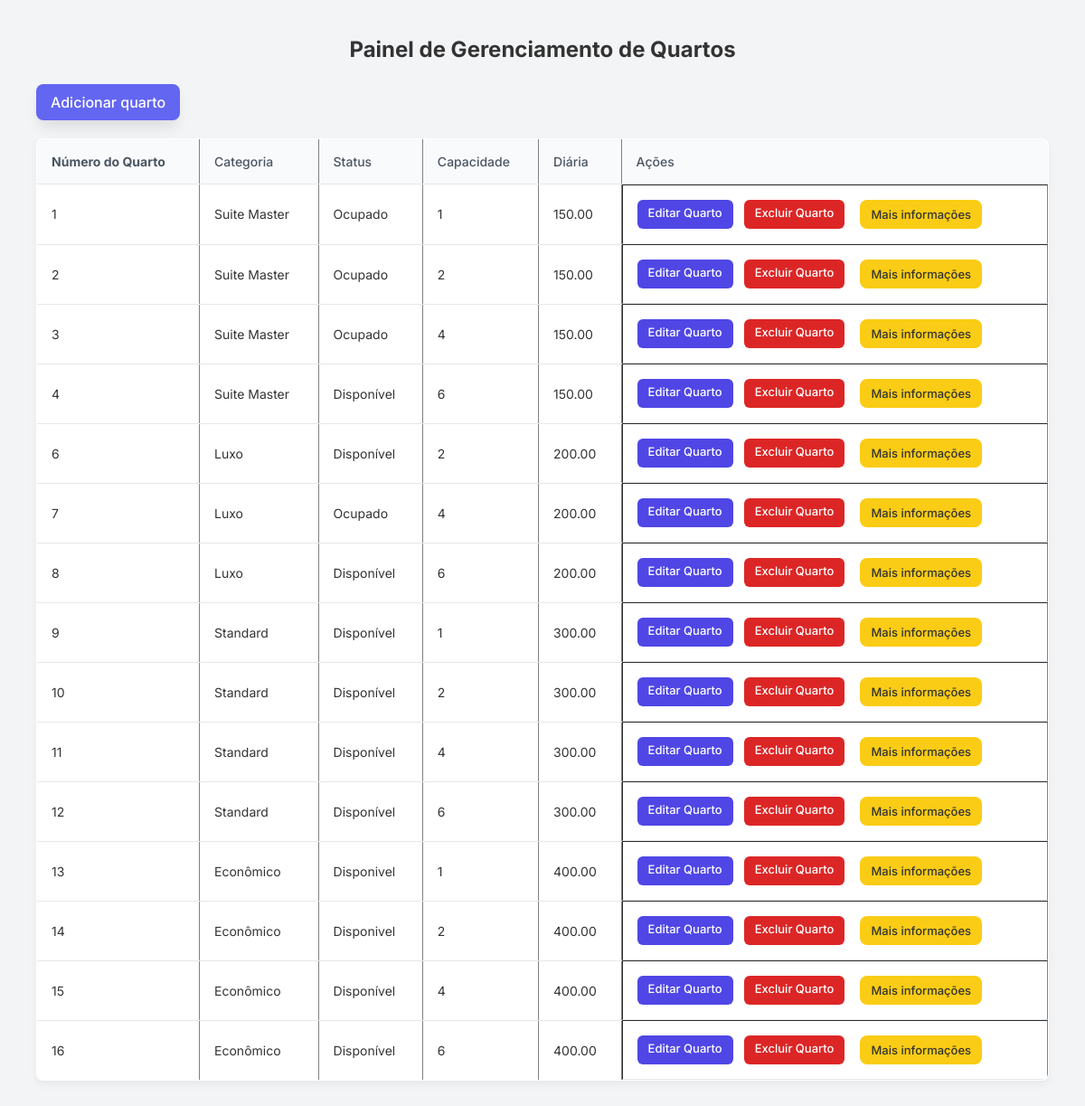
Page /gestor/quartos/index.php on the earlier database version.
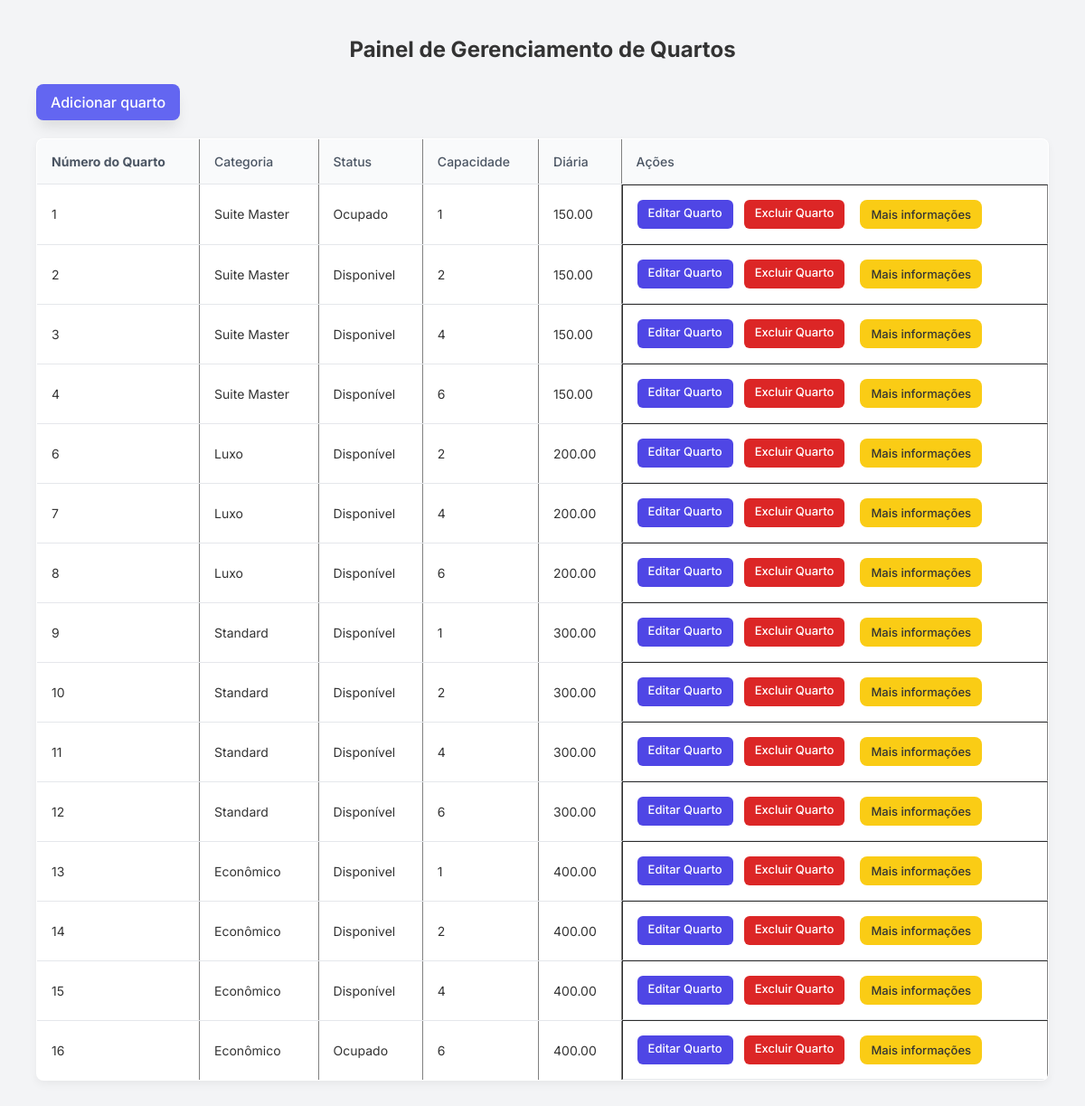
Same page on the later database version.
### tables this page shows
CREATE TABLE `quarto` (
  `ID_Quarto` int(11) NOT NULL,
  `Status` varchar(45) DEFAULT NULL,
  `Capacidade` int(11) DEFAULT NULL,
  `Categoria_ID_Categoria` int(11) NOT NULL,
  `Foto` varchar(255) DEFAULT NULL,
  `Preco_diaria` decimal(10,2) DEFAULT NULL
);

CREATE TABLE `categoria` (
  `ID_Categoria` int(11) NOT NULL,
  `Nome` varchar(50) NOT NULL
);

### gestor/quartos/index.php (the view, shortened to what this page needs)
<?php
require_once '../../config/config.php';
$lista = [];
$sql = $pdo->query("
    SELECT q.*, c.Nome as CategoriaNome,
    (
        SELECT COUNT(*) FROM reserva r
        WHERE r.Quarto_ID_Quarto = q.ID_QUARTO
        AND CURDATE() BETWEEN r.Checkin AND r.Checkout
    ) as Ocupado
    FROM Quarto q
    INNER JOIN Categoria c ON q.Categoria_ID_Categoria = c.ID_Categoria
");
if ($sql->rowCount() > 0) {
    $lista = $sql->fetchAll(PDO::FETCH_ASSOC);
}
?>
<!DOCTYPE html>
<html lang="pt-br">
<head>
    <link rel="stylesheet" href="quartos.css?v=1.0">
    <link rel="stylesheet" href="https://cdn.datatables.net/2.2.2/css/dataTables.dataTables.css" />
</head>
<body>
    <h2>Painel de Gerenciamento de Quartos</h2>
    <a href="adicionar_quarto.php" class="btn-add">Adicionar quarto</a>
    <table border="1" id="myTable" class="cell-border stripe hover" width="100%">
        <thead>
            <tr>
                <th><strong>Número do Quarto</strong></th>
                <th>Categoria</th>
                <th>Status</th>
                <th>Capacidade</th>
                <th>Diária</th>
                <th>Ações</th>
            </tr>
        </thead>
        <tbody>
            <?php foreach ($lista as $quarto): ?>
                <tr>
                    <td><?= $quarto['ID_Quarto']; ?></td>
                    <td><?= $quarto['CategoriaNome']; ?></td>
                    <td>
    <?php
    if ($quarto['Status'] === 'Manutencao') {
        echo 'Manutenção';
    } elseif ($quarto['Ocupado'] > 0) {
        echo 'Ocupado';
    } else {
        echo $quarto['Status'];
    }
    ?>
</td>
                    <td><?= $quarto['Capacidade']; ?></td>
                    <td><?= $quarto['Preco_diaria']; ?></td>
                    <td>
                        <a href="editar_quarto.php?id=<?= $quarto['ID_Quarto']; ?>" class="btn-action btn-edit">Editar Quarto</a>
                        <a href="../../actions/excluir_quarto.php?id=<?= $quarto['ID_Quarto']; ?>" class="btn-action btn-delete" onclick="return confirm('Você tem certeza que deseja excluir esse quarto?')">Excluir Quarto</a>
                        <a href="maisdetalhes.php?id=<?= $quarto['ID_Quarto']; ?>" class="btn-action btn-more">Mais informações</a>
                    </td>
                </tr>
            <?php endforeach; ?>
        </tbody>
    </table>
</body>
</html>

Differences in the rows shown:
changed quarto id 2: Status "Ocupado" → "Disponivel"
changed quarto id 3: Status "Ocupado" → "Disponivel"
changed quarto id 7: Status "Ocupado" → "Disponivel"
changed quarto id 16: Status "Disponível" → "Ocupado"
